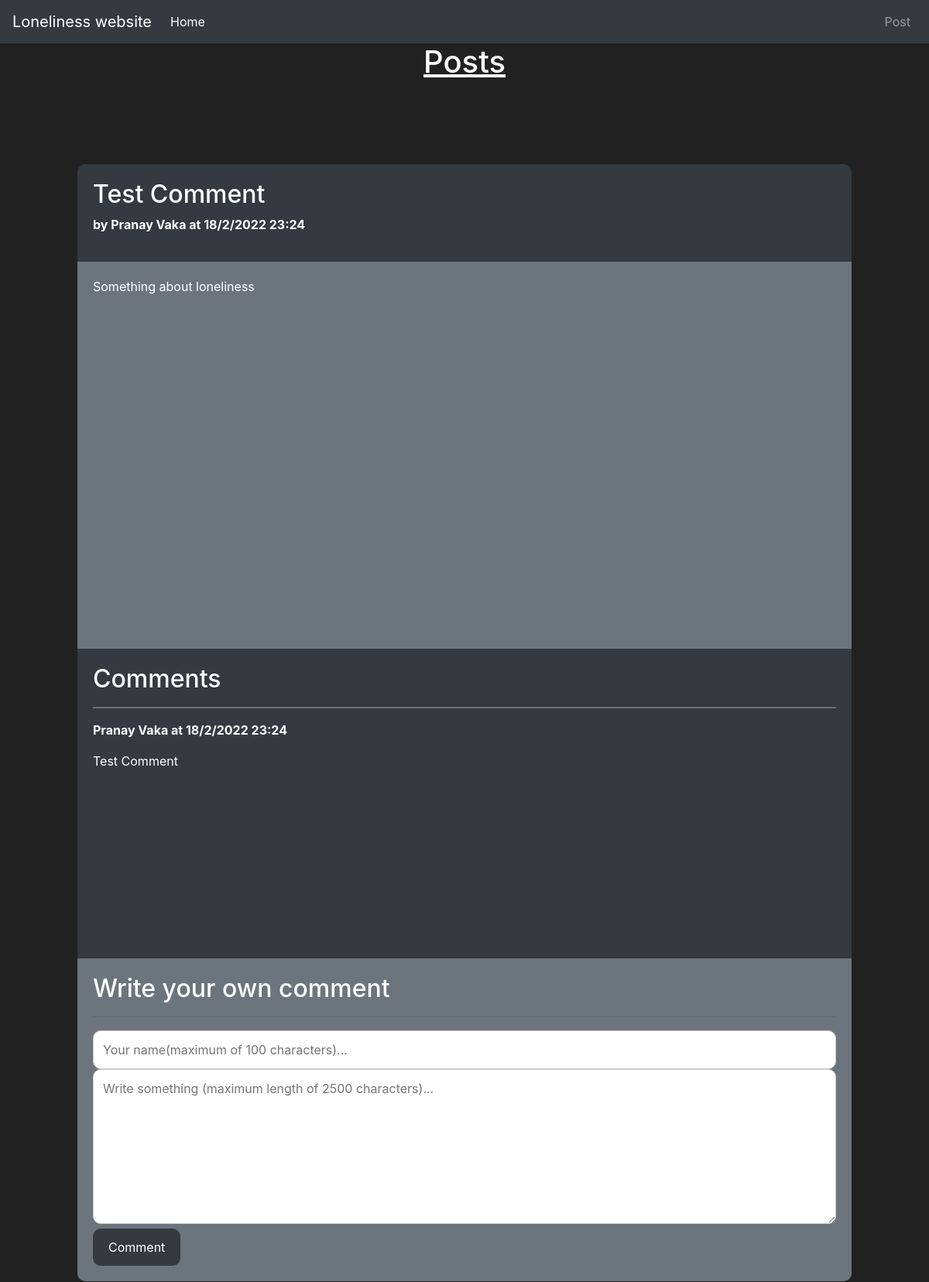
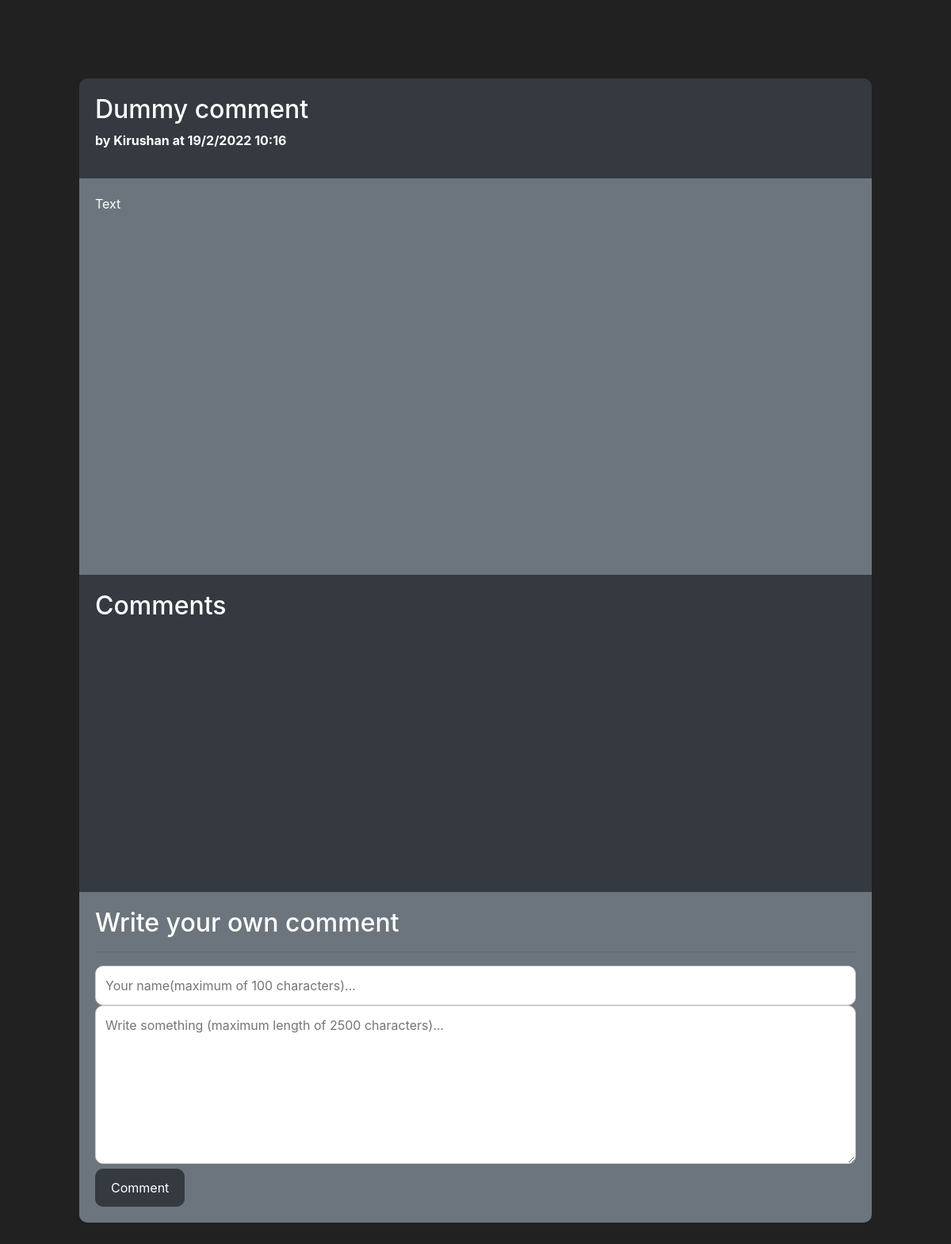
The page /home on the database its author committed (2 pictures, top to bottom).
### app.py (models this page shows, shortened)
class Posts(db.Model):
    number = db.Column(db.Integer(), primary_key=True)
    post_id = db.Column(db.String(length = 8), nullable = False)
    date_time = db.Column(db.String(), nullable = False)
    name = db.Column(db.String(length = 100), nullable = False)
    title = db.Column(db.String(length = 100), nullable = False)
    text = db.Column(db.String(length = 5000), nullable = False)

class Comments(db.Model):
    number = db.Column(db.Integer(), primary_key = True)
    post_id = db.Column(db.String(length = 8), nullable = False)
    comment_id = db.Column(db.String(length = 8), nullable = False)
    date_time = db.Column(db.String(), nullable = False)
    name = db.Column(db.String(length = 100), nullable = False)
    text = db.Column(db.String(length = 100), nullable = False)

### app.py (the view, shortened to what this page needs)
@app.route("/", methods=["GET", "POST"])
@app.route("/home", methods = ["GET", "POST"])
def home_page():
    return render_template("home.html", posts = return_all_posts())

### app.py (called while the page is built)
def get_comment_by_id(post_id):
    result = []
    for i in Comments.query.all():
        if i.post_id == post_id:
            result.append(i)
    return result

def return_all_posts():
    final_list = []
    for i in Posts.query.all():
        final_list.append({"post_object": i, "comment_objects": get_comment_by_id(i.post_id)})
    return final_list

### templates/home.html (shortened to what this page needs)
<!doctype html>
<html lang="en">
  <head>
    <link rel="stylesheet" href="https://cdn.jsdelivr.net/npm/bootstrap@4.5.3/dist/css/bootstrap.min.css">
	<link rel="stylesheet" type = "text/css" href="{{ url_for("static", filename = "styles.css") }}">
  </head>
  <body>
	  <nav class="navbar navbar-expand-md navbar-dark bg-dark">
		  <a class="navbar-brand" href="{{url_for("home_page")}}">Loneliness website</a>
		<div class="collapse navbar-collapse" id="navbarNav">
			<ul class="navbar-nav mr-auto">
				<li class="nav-item active">
					<a class="nav-link" href="{{url_for("home_page")}}">Home<span class="sr-only">(current)</span></a>
				</li>
			</ul>
			<ul class="navbar-nav">
				<li class="nav-item">
					<a class="nav-link" href="{{url_for("post_page")}}">Post</a>
				</li>
			</ul>
		</div>
	  </nav>
	<div class = "center">
		<h1><u>Posts</u></h1>
	</div>
	{% for i in posts %}
	<div style = "margin: 100px">
        <div class = "center">
            <div class = "header_container">
				<h2>{{i["post_object"].title}}</h2>
				<p><b>by {{i["post_object"].name}} at {{i["post_object"].date_time}}</b></p>
            </div>
        </div>
        <div class = "center">
            <div class = "info_container">
				<p>{{i["post_object"].text}}</p>
            </div>
        </div>
        <div class = "center">
            <div class = "comments_container">
                <h2>Comments</h2>
				{% for j in i["comment_objects"] %}
                <hr class = "hr_tag">
				<p><b>{{j.name}} at {{j.date_time}}</b></p>
				<p>{{j.text}}</p>
				{% endfor %}
            </div>
        </div>
        <div class = "center">
            <div class = "comments_input_container">
                <h2>Write your own comment</h2>
                <hr class = "hr_tag">
				<form method = "post">
                <input type="text" name = "name" placeholder="Your name(maximum of 100 characters)..." size = "50" maxlength = "100" required>
                <textarea id="subject" name="text" placeholder="Write something (maximum length of 2500 characters)..." style="height:200px" maxlength="2500" required></textarea>
					<input type = "submit" value="Comment">
				</form>
			</div>
        </div>
	</div>
    {% endfor %}
  </body>
</html>

### static/styles.css (style rules this page uses)
.center { display: flex; justify-content: center; }
.header_container { overflow-x: auto; overflow-y: auto; width: 1200px; background: #343a40; padding: 20px; border-top-left-radius: 10px; border-top-right-radius: 10px; }
.info_container { overflow-x: auto; overflow-y: auto; padding: 20px; width: 1200px; height: 500px; background: #6c757d; }
.comments_container { overflow-x: auto; overflow-y: auto; width: 1200px; height: 400px; background: #343a40; padding: 20px; }
.comments_input_container { overflow-x: auto; overflow-y: auto; width: 1200px; background: #6c757d; padding: 20px; border-bottom-left-radius: 10px; border-bottom-right-radius: 10px; }
.hr_tag { width:100%; background:#6c757d; height: 1.2px; }
* { box-sizing: border-box; }
input[type=text], select, textarea { width: 100%; padding: 12px; border: 1px solid #ccc; border-radius: 10px; resize: vertical; }
input[type=submit] { display: flex; justify-content: center; background-color: #343a40; color: white; padding: 12px 20px; border: none; border-radius: 10px; cursor: pointer; }

### templates/home.html (style rules this page uses)
body { background-color: #212121; color: white }

### rows shown on the page
Posts: post_object "Test Comment", post_object.name "Pranay Vaka", post_object.date_time "18/2/2022 23:24", post_object.text "Something about loneliness"
Comments: name "Pranay Vaka", date_time "18/2/2022 23:24", text "Test Comment"
Posts: post_object "Dummy comment", post_object.name "Kirushan", post_object.date_time "19/2/2022 10:16", post_object.text "Text"
